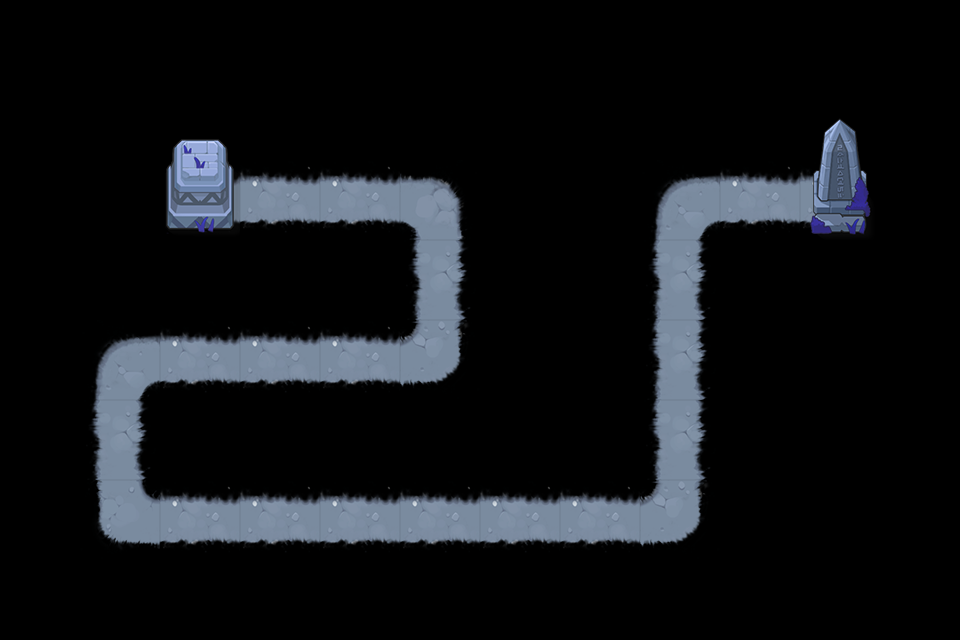

This is a level from a 2D game, rendered from its Tiled map with the project's own tilesets. A one-line summary and the map file follow, with tile-layer data summarised:
An orthogonal 12x8 tile map with 80x80 px tiles, 2 tile layers (road, object) and 16 objects (P0, P1, P2, P3, P4, ...).

<map version="1.0" tiledversion="1.0.3" orientation="orthogonal" renderorder="right-down" width="12" height="8" tilewidth="80" tileheight="80" nextobjectid="19">
 <tileset firstgid="1" name="xuedi" tilewidth="80" tileheight="80" tilecount="15" columns="5">
  <image source="xuedi.png" width="400" height="240" />
 </tileset>
 <layer name="road" width="12" height="8">
  <data>[96 cells, 25 non-empty, 8 distinct tile ids]</data>
 </layer>
 <layer name="object" width="12" height="8">
  <data>[96 cells, 4 non-empty, 4 distinct tile ids]</data>
 </layer>
 <objectgroup name="path" visible="0">
  <object id="1" name="P0" x="240" y="200" />
  <object id="2" name="P1" x="440" y="200" />
  <object id="3" name="P2" x="440" y="360" />
  <object id="4" name="P3" x="120" y="360" />
  <object id="5" name="P4" x="120" y="520" />
  <object id="6" name="P5" x="680" y="520" />
  <object id="7" name="P6" x="680" y="200" />
  <object id="8" name="P7" x="800" y="200" />
  <object id="9" name="O0" x="0" y="80" width="160" height="240" />
  <object id="10" name="O1" x="240" y="80" width="560" height="80" />
  <object id="11" name="O2" x="160" y="240" width="240" height="80" />
  <object id="12" name="O3" x="0" y="320" width="80" height="160" />
  <object id="14" name="O4" x="480" y="160" width="160" height="240" />
  <object id="15" name="O5" x="160" y="400" width="480" height="80" />
  <object id="16" name="O6" x="720" y="240" width="160" height="320" />
  <object id="17" name="O7" x="880" y="80" width="80" height="400" />
 </objectgroup>
</map>
